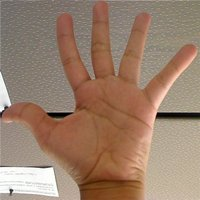
#> input picture OpenCV/lessons/lb3/images/1.jpg, 200 x 200 px
$ jupyter execute lb3.ipynb
#> lines starting #> are read from the running program, lines starting #| are printed output that depends on the picture
### Підключення бібліотек та ініціалізація необхідних змінних

[cell 1]
import cv2 as cv
import numpy as np
from matplotlib import pyplot as plt

img_gray = cv.imread('images/1.jpg',0)
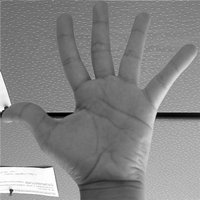
#> img_gray: shape (200, 200); min 0, max 255, mean 133.1
img_color = cv.imread('images/1.jpg')
#> img_color is the input picture: shape (200, 200, 3); mean B, G, R 107.8, 127.1, 154.3

channels = cv.split(img_color.copy()) # Розділяємо кадр на канали B, G, R
histSize, histRange = 256, (0, 256)
accumulate = False

colors = ['b', 'g', 'r']
channels_names = ["Blue", "Green", "Red"]

### 1. Реалізація обчислення гістрограми яскравості для кольорового зображення

[cell 2]
plt.figure(figsize=(7,4))
for i, color in enumerate(colors): # Перебираємо всі канали та їх відповідні кольори
    hist = cv.calcHist([channels[i]], [0], None, [histSize], histRange, accumulate=accumulate)
    # cv.calcHist отримує канал зображення, індекс каналу (тут [0] – для одного каналу),
    # None означає, що маска не використовується, histSize – кількість бінів у гістограмі,
    # histRange – діапазон значень пікселів (0-255 для BGR), accumulate – чи потрібно накопичувати гістограму.

    plt.plot(hist, color=color, label=f"{channels_names[i]} Channel")
    plt.xlim(histRange)

plt.title('Histogram BGR Channels for image')
plt.xlabel('Pixel value'), plt.ylabel('Frequency')
plt.legend()
plt.grid()
plt.show()
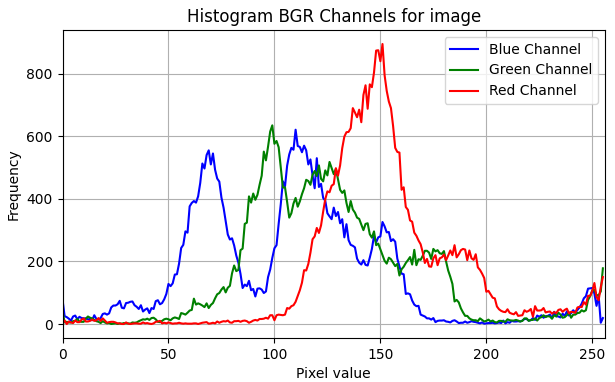
#> figure drawn by matplotlib, 1 panel; curve peaks at x = 110, y = 621; curve peaks at x = 99, y = 635; curve peaks at x = 151, y = 895

### 2. Обчислення гістрограми для потокового відео з файлу

[cell 3]
video_path = "videos/video.mp4"
cap = cv.VideoCapture(video_path)

if not cap.isOpened(): # Перевіряємо, чи вдалося відкрити відео
    print("Error: Could not open video.")
    exit()

all_sum_channels = [[] for _ in range(3)]
# Ініціалізуємо порожні списки для збереження гістограм кожного каналу (B, G, R)

while True:
    ret, frame = cap.read() # Зчитуємо наступний кадр із відео
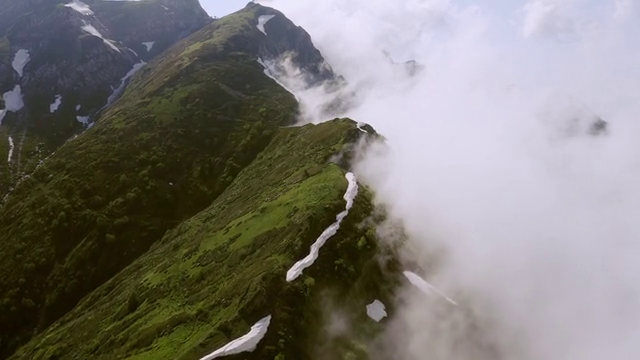
#> input picture frame 33 of OpenCV/lessons/lb3/videos/video.mp4, 640 x 360 px
#> frame is the input picture: shape (360, 640, 3); mean B, G, R 116.2, 120.3, 123.7
    if not ret: # Якщо кадр не зчитано (кінець відео або помилка)
        print("End of video or cannot fetch the frame.")
        break

    channels = cv.split(frame)
    for i in range(len(colors)): # Перебираємо кожен канал
        all_sum_channels[i].append(cv.calcHist([channels[i]], [0], None, [histSize], histRange, accumulate=accumulate))
        # Обчислюємо гістограму для кожного каналу та додаємо її до відповідного списку

    if cv.waitKey(0) & 0xFF == ord('q'):
#> (key q is pressed here)
        break

cap.release()
cv.destroyAllWindows()

plt.figure(figsize=(7,4))
for i, color in enumerate(colors):
    plt.plot(np.concatenate(all_sum_channels[i]), color=color, label=f"{channels_names[i]} Channel")
    plt.xlim(histRange)
plt.title('Histogram BGR Channels for all frames of Video')
plt.xlabel('Pixel value'), plt.ylabel('Frequency')
plt.legend()
plt.grid()
plt.show()
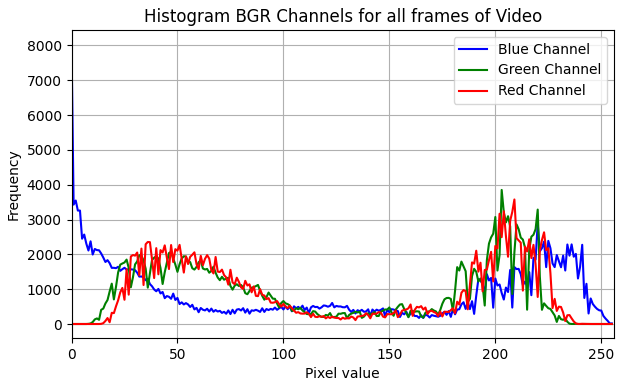
#> figure drawn by matplotlib, 1 panel; curve peaks at x = 0, y = 8039; curve peaks at x = 203, y = 3849; curve peaks at x = 209, y = 3575

Обчислення гістограм BGR-каналів для всіх кадрів відео допомагає виявити загальні тенденції в освітленості та кольорових каналах. Візуалізація гістограм для відео дає уявлення про зміну кольорового балансу або освітлення.

### 3. Реалізація вирівнювання гістограми будь-якого зображення

[cell 4]
image_gray = img_gray.copy()
image_color = img_color.copy()

equalized_image_gray = cv.equalizeHist(image_gray.copy())
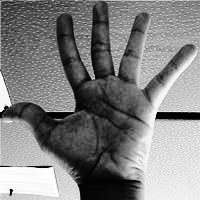
#> equalized_image_gray: shape (200, 200); min 0, max 255, mean 128.7
# Використовуємо вирівнювання гістограми для сірого зображення
hist_gray = cv.calcHist([image_gray], [0], None, [histSize], histRange, accumulate=accumulate)
#> hist_gray = 256 values, max 885 at index 110, min 0 at index 25, mean 156.2
# Обчислюємо гістограму для оригінального сірого зображення
hist_equalized_gray = cv.calcHist([equalized_image_gray], [0], None, [histSize], histRange, accumulate=accumulate)
#> hist_equalized_gray = 256 values, max 885 at index 64, min 0 at index 19, mean 156.2
# Обчислюємо гістограму для вирівняного сірого зображення

yuv_image_color = cv.cvtColor(image_color, cv.COLOR_BGR2YUV)
#> yuv_image_color: shape (200, 200, 3); mean of channels 0, 1, 2 133.1, 115.6, 146.6
# Перетворюємо кольорове зображення з BGR в YUV
yuv_image_color[:,:,0] = cv.equalizeHist(yuv_image_color[:,:,0])
#> yuv_image_color: shape (200, 200, 3); mean of channels 0, 1, 2 128.8, 115.6, 146.6
# Вирівнюємо гістограму для Y-каналу (освітленості)
equalized_image_color = cv.cvtColor(yuv_image_color, cv.COLOR_YUV2BGR)
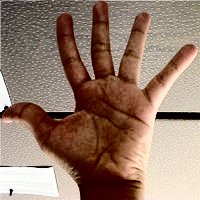
#> equalized_image_color: shape (200, 200, 3); mean B, G, R 106.6, 123, 149.8
# Повертаємо зображення в колірний простір BGR
hist_color = [cv.calcHist([image_color], [i], None, [histSize], histRange) for i in range(3)]
#> hist_color = 3 items
# Обчислюємо гістограми для кожного каналу кольорового зображення (B, G, R)
hist_equalized_color = [cv.calcHist([equalized_image_color], [i], None, [histSize], histRange) for i in range(3)]
#> hist_equalized_color = 3 items
# Обчислюємо гістограми для кожного каналу вирівняного кольорового зображення


# Створюємо все це для зручного відображення
hists = [hist_gray, hist_equalized_gray, hist_color, hist_equalized_color]
images = [image_gray, equalized_image_gray, image_color, equalized_image_color]
titles = ['Original', 'Equalized', 'Original Color', 'Equalized Color']

plt.figure(figsize=(12,6))
for i, (hist, img, title) in enumerate(zip(hists, images, titles)):
    # Демонстрація зображення
    plt.subplot(2, 4, 2*i+1)
    plt.title(title)
    if len(img.shape) == 2:
        plt.imshow(img, cmap='gray')
    else:
        plt.imshow(cv.cvtColor(img, cv.COLOR_BGR2RGB))
    plt.axis('off')

    # Демонстрація графіку
    plt.subplot(2, 4, 2*i+2)
    plt.title(title)
    if len(img.shape) == 2:
        plt.plot(hist)
    else:
        colors = ('b', 'g', 'r')
        for j, col in enumerate(colors):
            plt.plot(hist[j], color=col)
    plt.xlim([0, 256])
#> this loop made 4 passes
#> (title, colors) on passes 3 to 4: ('Original Color', ('b', 'g', 'r')), ('Equalized Color', ('b', 'g', 'r'))
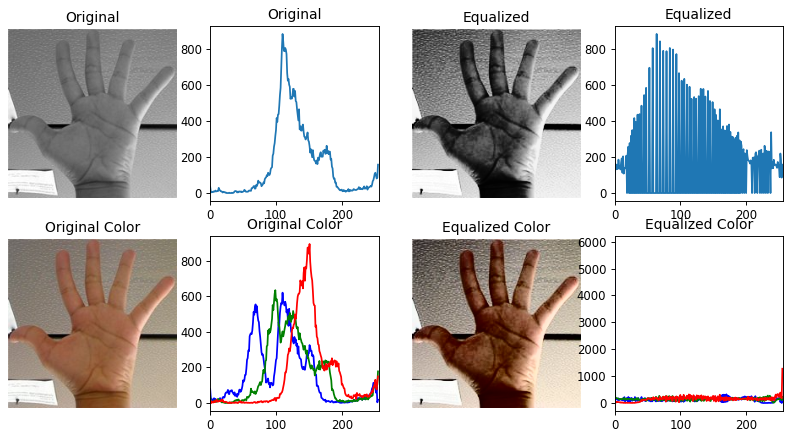
#> figure drawn by matplotlib, 8 panels; panel 2: curve peaks at x = 110, y = 885; panel 4: curve peaks at x = 64, y = 885; panel 6: curve peaks at x = 110, y = 621; panel 6: curve peaks at x = 99, y = 635

Вирівнювання гістограм для сірого та кольорового зображень покращує контраст, але може призводити до перенасичення на світлих або темних ділянках.
Конвертація в YUV дозволяє покращувати контраст тільки в Y-каналі (освітленість), зберігаючи точність кольорів. Це ефективний метод для кольорових зображень.

### 4. Реалізація адаптивного вирівнювання за методом CLAHE

[cell 5]
image_gray = img_gray.copy()
image_color = img_color.copy()
clahe = cv.createCLAHE(clipLimit=2.0, tileGridSize=(8,8))
# Створюємо об'єкт CLAHE (обмежене адаптивне вирівнювання гістограми) з параметрами clipLimit і tileGridSize.
# clipLimit контролює контраст (якщо він занадто великий, рівні яскравості обмежуються),
# tileGridSize визначає розмір області, на якій буде застосоване вирівнювання.

cl_image_gray = clahe.apply(image_gray)
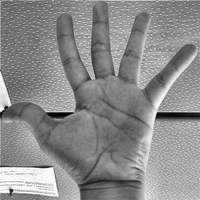
#> cl_image_gray: shape (200, 200); min 2, max 255, mean 139.1

yuv_image = cv.cvtColor(image_color, cv.COLOR_BGR2YUV)
yuv_image[:,:,0] = clahe.apply(yuv_image[:,:,0])
#> yuv_image: shape (200, 200, 3); mean of channels 0, 1, 2 139.2, 115.6, 146.6
cl_image_color = cv.cvtColor(image_color, cv.COLOR_YUV2BGR)
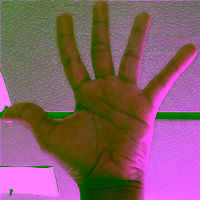
#> cl_image_color: shape (200, 200, 3); mean B, G, R 104.1, 92.8, 133.7

images = [image_gray, cl_image_gray, image_color, cl_image_color]
titles = ['Original','CLAHE','Original','CLAHE']

plt.figure(figsize=(6,6))
for i, (img, title) in enumerate(zip(images, titles)):
    plt.subplot(2, 2, i+1)
    plt.title(title)
    if len(img.shape) == 2:
        plt.imshow(img, cmap='gray')
    else:
        plt.imshow(cv.cvtColor(img, cv.COLOR_BGR2RGB))
    plt.axis('off')
#> this loop made 4 passes
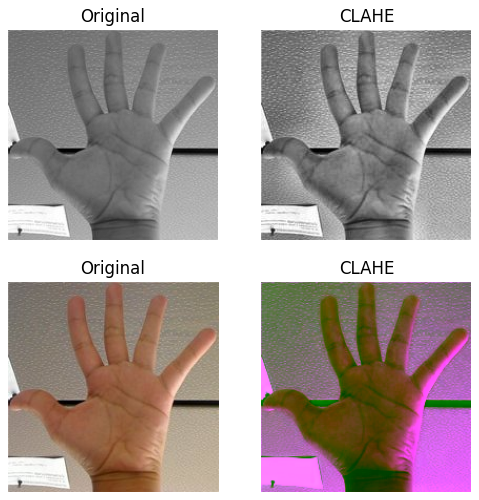
#> figure drawn by matplotlib, 4 panels
